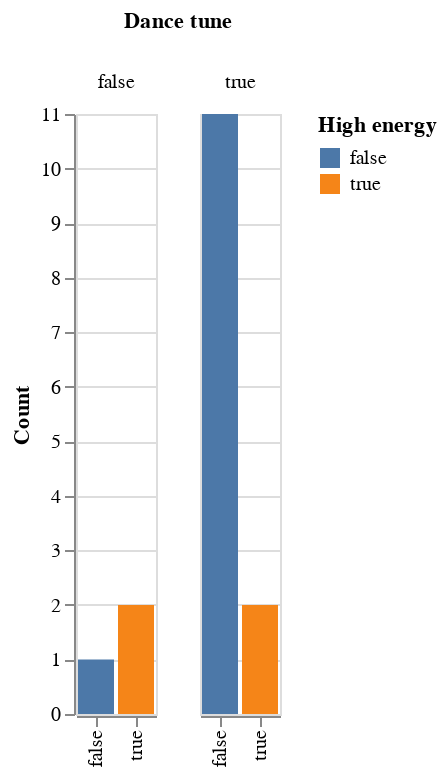

Notebook code cell kept with this figure:
### Markdown cell above
Based on this information, we can **analyze the composition** of our modified DataFrame using Altair. For example, one could think: out of the dance tunes, are most high energy or low energy? 

Here's a way to find out using Altair:

### Code cell
bars = alt.Chart().mark_bar().encode(
    x=alt.X('energy_tune', title=""),
    y=alt.Y('count()', title='Count'),
    color=alt.Color('energy_tune', title="High energy")
)

alt.layer(bars, data=feature_based_tracks).facet(
    column=alt.Column('dance_tune', title = "Dance tune")
)

### Figure 1 — Vega-Lite specification as saved in the notebook (floating-point values rounded to 4 significant figures)
{"config": {"view": {"continuousWidth": 400, "continuousHeight": 300}}, "data": {"name": "data-5c818dcb123d087eff969d9307d2dc6d"}, "facet": {"column": {"type": "nominal", "field": "dance_tune", "title": "Dance tune"}}, "spec": {"layer": [{"mark": "bar", "encoding": {"color": {"type": "nominal", "field": "energy_tune", "title": "High energy"}, "x": {"type": "nominal", "field": "energy_tune", "title": ""}, "y": {"type": "quantitative", "aggregate": "count", "title": "Count"}}}]}, "$schema": "https://vega.github.io/schema/vega-lite/v4.8.1.json", "datasets": {"data-5c818dcb123d087eff969d9307d2dc6d": [{"artist": "Shaggy", "album": "Boombastic", "track_name": "Boombastic", "track_id": "4fxF8ljwryMZX5c9EKrLFE", "danceability": 0.867, "energy": 0.538, "key": 2, "loudness": -16.18, "mode": 1, "speechiness": 0.361, "instrumentalness": 1.75e-05, "liveness": 0.316, "valence": 0.781, "tempo": 158.3, "duration_ms": 249933, "time_signature": 4, "dance_tune": true, "energy_tune": false}, {"artist": "Ini Kamoze", "album": "Here Comes The Hotstepper", "track_name": "Here Comes the Hotstepper - Heartical Mix", "track_id": "3QRM0qZB7oMYavveH0iEqx", "danceability": 0.889, "energy": 0.454, "key": 4, "loudness": -8.598, "mode": 0, "speechiness": 0.221, "instrumentalness": 0.000186, "liveness": 0.203, "valence": 0.436, "tempo": 100.4, "duration_ms": 250467, "time_signature": 4, "dance_tune": true, "energy_tune": false}, {"artist": "Shaggy", "album": "Boombastic", "track_name": "In The Summertime", "track_id": "726KAdf3k8Ce8W95O38XNI", "danceability": 0.734, "energy": 0.684, "key": 1, "loudness": -13.82, "mode": 1, "speechiness": 0.227, "instrumentalness": 0.0, "liveness": 0.0497, "valence": 0.962, "tempo": 173.6, "duration_ms": 238360, "time_signature": 4, "dance_tune": false, "energy_tune": false}, {"artist": "Afroman", "album": "Waiting to Inhale", "track_name": "Colt 40ty Fiva", "track_id": "3hody5PjTIzwoiV3hnAvWL", "danceability": 0.666, "energy": 0.751, "key": 0, "loudness": -5.355, "mode": 0, "speechiness": 0.216, "instrumentalness": 0.0, "liveness": 0.294, "valence": 0.607, "tempo": 175.9, "duration_ms": 201440, "time_signature": 4, "dance_tune": false, "energy_tune": true}, {"artist": "Salt-N-Pepa", "album": "Very Necessary", "track_name": "Shoop", "track_id": "0Pu71wxadDlB8fJXfjIjeJ", "danceability": 0.939, "energy": 0.675, "key": 0, "loudness": -7.232, "mode": 1, "speechiness": 0.211, "instrumentalness": 0.0, "liveness": 0.0565, "valence": 0.795, "tempo": 96.92, "duration_ms": 248573, "time_signature": 4, "dance_tune": true, "energy_tune": false}, {"artist": "Shaggy", "album": "The Boombastic Collection - Best of Shaggy", "track_name": "It Wasn't Me", "track_id": "0OaunKfsxkgBvPv68jBbmm", "danceability": 0.852, "energy": 0.604, "key": 0, "loudness": -4.569, "mode": 1, "speechiness": 0.0642, "instrumentalness": 0.0, "liveness": 0.327, "valence": 0.667, "tempo": 94.76, "duration_ms": 227547, "time_signature": 4, "dance_tune": true, "energy_tune": false}, {"artist": "House Of Pain", "album": "House of Pain (Fine Malt Lyrics)", "track_name": "Jump Around", "track_id": "3TZwjdclvWt7iPJUnMpgcs", "danceability": 0.854, "energy": 0.71, "key": 4, "loudness": -6.32, "mode": 0, "speechiness": 0.0793, "instrumentalness": 8.72e-05, "liveness": 0.166, "valence": 0.818, "tempo": 106.9, "duration_ms": 214947, "time_signature": 4, "dance_tune": true, "energy_tune": false}, {"artist": "Vanilla Ice", "album": "Ice Ice Baby", "track_name": "Ice Ice Baby - Radio Edit", "track_id": "3sy0rren2cVFNfkDxa0q2e", "danceability": 0.977, "energy": 0.488, "key": 2, "loudness": -15.96, "mode": 1, "speechiness": 0.12, "instrumentalness": 0.0, "liveness": 0.0826, "valence": 0.77, "tempo": 115.7, "duration_ms": 231773, "time_signature": 4, "dance_tune": true, "energy_tune": false}, {"artist": "Beastie Boys", "album": "Ill Communication", "track_name": "Sure Shot", "track_id": "21REQ1bCUWphT2QK3bLWYQ", "danceability": 0.692, "energy": 0.799, "key": 1, "loudness": -7.924, "mode": 1, "speechiness": 0.164, "instrumentalness": 0.0, "liveness": 0.301, "valence": 0.549, "tempo": 97.98, "duration_ms": 199667, "time_signature": 4, "dance_tune": false, "energy_tune": true}, {"artist": "Afroman", "album": "The Good Times", "track_name": "Crazy Rap (Colt 45 & 2 Zig Zags)", "track_id": "1ACZpHI5vZ5Ea4xGlkdGWM", "danceability": 0.927, "energy": 0.367, "key": 9, "loudness": -7.797, "mode": 1, "speechiness": 0.382, "instrumentalness": 0.0, "liveness": 0.132, "valence": 0.576, "tempo": 99.05, "duration_ms": 328667, "time_signature": 4, "dance_tune": true, "energy_tune": false}, {"artist": "N.W.A.", "album": "Straight Outta Compton", "track_name": "Straight Outta Compton", "track_id": "5QKM7U6l7bMdJItolkM4x4", "danceability": 0.779, "energy": 0.984, "key": 5, "loudness": -2.381, "mode": 0, "speechiness": 0.212, "instrumentalness": 0.0, "liveness": 0.534, "valence": 0.402, "tempo": 102.1, "duration_ms": 243333, "time_signature": 4, "dance_tune": true, "energy_tune": true}, {"artist": "Vanilla Ice", "album": "To The Extreme", "track_name": "Play That Funky Music", "track_id": "1Ezs8eYxuZjhlgyoI1Bo76", "danceability": 0.851, "energy": 0.514, "key": 4, "loudness": -15.28, "mode": 0, "speechiness": 0.165, "instrumentalness": 3.58e-06, "liveness": 0.381, "valence": 0.573, "tempo": 100.4, "duration_ms": 285800, "time_signature": 4, "dance_tune": true, "energy_tune": false}, {"artist": "Naughty By Nature", "album": "19 Naughty III", "track_name": "Hip Hop Hooray", "track_id": "1w29UTa5uUvIri2tWtZ12Y", "danceability": 0.862, "energy": 0.642, "key": 6, "loudness": -13.65, "mode": 0, "speechiness": 0.101, "instrumentalness": 0.0, "liveness": 0.272, "valence": 0.765, "tempo": 99.2, "duration_ms": 267267, "time_signature": 4, "dance_tune": true, "energy_tune": false}, {"artist": "Toots & The Maytals", "album": "Funky Kingston", "track_name": "Funky Kingston", "track_id": "26WPI2aksB9XdqmeLfca5z", "danceability": 0.777, "energy": 0.458, "key": 11, "loudness": -12.36, "mode": 1, "speechiness": 0.0841, "instrumentalness": 0.00295, "liveness": 0.0423, "valence": 0.961, "tempo": 99.05, "duration_ms": 295667, "time_signature": 4, "dance_tune": true, "energy_tune": false}, {"artist": "Falz", "album": "Moral Instruction", "track_name": "Follow Follow", "track_id": "3bdI204XePeCKFfm49qh7d", "danceability": 0.803, "energy": 0.882, "key": 7, "loudness": -7.394, "mode": 1, "speechiness": 0.413, "instrumentalness": 1.06e-05, "liveness": 0.359, "valence": 0.804, "tempo": 127.2, "duration_ms": 157480, "time_signature": 4, "dance_tune": true, "energy_tune": true}, {"artist": "Blackstreet", "album": "Another Level", "track_name": "No Diggity", "track_id": "6MdqqkQ8sSC0WB4i8PyRuQ", "danceability": 0.867, "energy": 0.646, "key": 1, "loudness": -4.674, "mode": 0, "speechiness": 0.288, "instrumentalness": 0.0, "liveness": 0.279, "valence": 0.67, "tempo": 88.63, "duration_ms": 304600, "time_signature": 4, "dance_tune": true, "energy_tune": false}]}}
